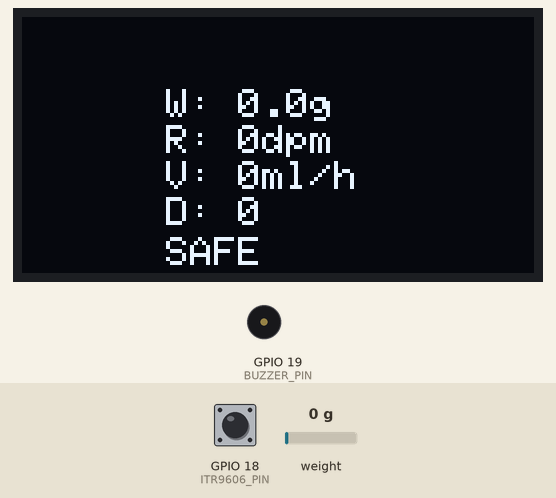
The sketch below on a simulated ESP32. On the bench: 128×64 one-colour display, buzzer (waves = sounding, pin HIGH). The test bench sets the inputs (shaded band); at power-on: weight on the scale 0 g, GPIO 18 (ITR9606_PIN) HIGH. WiFi joins after 1.5 s; servers stay silent unless stated; no MQTT or app messages arrive unless stated; what the sketch prints to the serial monitor is not drawn.

Above: at 5.2 s.
5.3 s: weight on the scale set to 2 g
6.8 s: GPIO 18 (ITR9606_PIN) pulled LOW for 1.15 s
At 9.0 s:
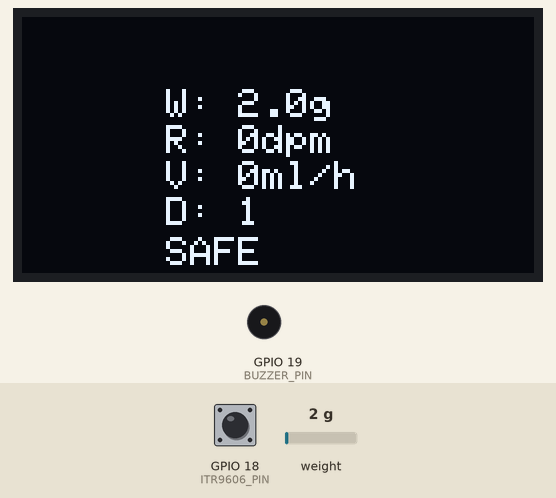
9.4 s: weight on the scale set to 100 g
At 10.8 s:
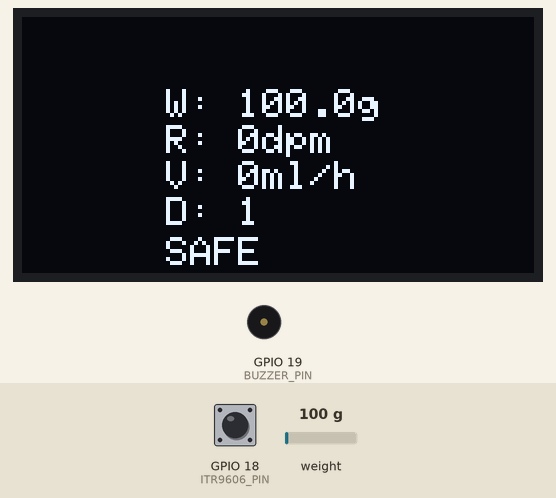
11.8 s: GPIO 18 (ITR9606_PIN) pulled LOW for 1.15 s
At 14.0 s:
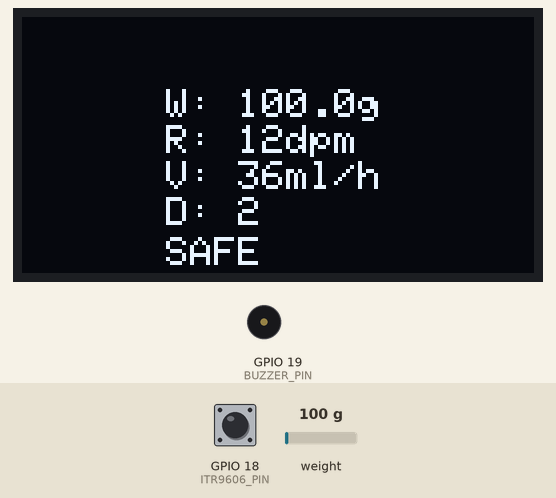
14.4 s: weight on the scale set to 1250 g
At 15.9 s:
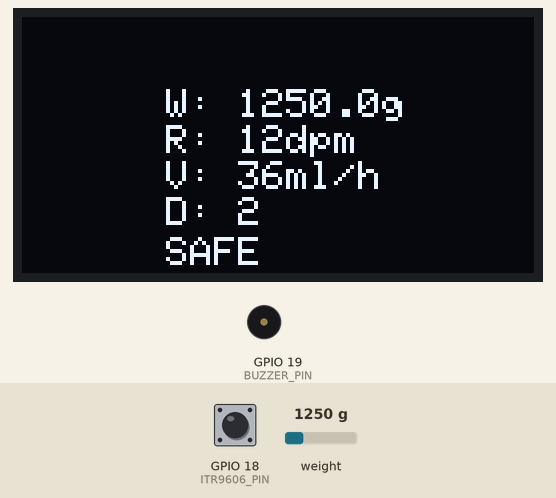
Timing chart, 0 to 17.4 s (numbered marks = the images above; inputs shaded):
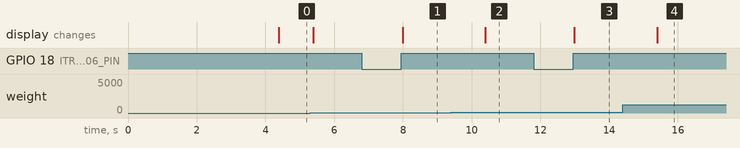

The sketch:

SmartInfusionMonitor.ino
```cpp
// Smart Infusion Monitoring System
// ESP32 + ITR9606 (IR drop sensor) + HX711 (load cell) + OLED 128x64 + Buzzer
// Cloud integration: ThingsBoard (MQTT) – optional Blynk support

/*
   Project Overview:
   • Monitor IV infusion rate (drops per minute) using ITR9606 infrared sensor.
   • Measure remaining fluid weight via 5 kg Load‑cell + HX711.
   • Display real‑time data on OLED 128×64.
   • Sound audible alarm when fluid level falls below critical threshold.
   • Push telemetry to cloud (ThingsBoard) – optionally Blynk.
   • ESP32‑DevKit V1 as the MCU.
*/

// ------------------------------------------------------------
// 1. Library Includes
// ------------------------------------------------------------
#include <Wire.h>
#include <Adafruit_GFX.h>
#include <Adafruit_SSD1306.h>
#include <HX711.h>
#include <WiFi.h>
#include <PubSubClient.h>          // MQTT for ThingsBoard
//#define ENABLE_BLYNK                // Uncomment to enable Blynk support
#ifdef ENABLE_BLYNK
#include <BlynkSimpleEsp32.h>
#endif

// ------------------------------------------------------------
// 2. Pin Definitions (match schematic)
// ------------------------------------------------------------
#define ITR9606_PIN      18   // IR drop sensor – external interrupt
#define HX711_DOUT_PIN   16   // HX711 data output
#define HX711_SCK_PIN    17   // HX711 clock
#define BUZZER_PIN       19   // Buzzer (via transistor)

// I2C defaults on ESP32: SDA = GPIO21, SCL = GPIO22 (OLED)
#define SCREEN_WIDTH   128
#define SCREEN_HEIGHT  64
#define OLED_RESET    -1   // No separate reset line

// ------------------------------------------------------------
// 3. Global Objects & Display States
// ------------------------------------------------------------
Adafruit_SSD1306 display(SCREEN_WIDTH, SCREEN_HEIGHT, &Wire, OLED_RESET);
HX711 scale;

// OLED refresh rate
const unsigned long OLED_REFRESH_INTERVAL = 200; // Refresh OLED every 200ms

// ------------------------------------------------------------
// 4. Configuration Parameters
// ------------------------------------------------------------
// Load‑cell calibration – adjust after real‑world tare/calibration
float CALIBRATION_FACTOR = 420.0;   // <-- calibrate with known weight

// Medical constants
const int DROPS_PER_ML = 20;        // Standard drip factor
const float CRITICAL_WEIGHT = 50.0; // Alert when < 50 g remaining

// Wi‑Fi / Cloud credentials – replace with real values
const char* WIFI_SSID     = "VIETSET_TECH";
const char* WIFI_PASSWORD = "vs68686868";

// ThingsBoard MQTT settings
const char* TB_SERVER   = "mqtt.eu.thingsboard.cloud"; // Change to your server
const int   TB_PORT     = 1883;
const char* TB_TOKEN    = "g3n3vvr1pwkK7DEEtsIp"; // Device token
WiFiClient espClient;
PubSubClient mqttClient(espClient);

#ifdef ENABLE_BLYNK
// Blynk authentication token – replace with your token
char BLYNK_AUTH[] = "YOUR_BLYNK_AUTH_TOKEN";
#endif

// ------------------------------------------------------------
// 5. Runtime Variables
// ------------------------------------------------------------
volatile unsigned long dropCount = 0;          // Total drops counted
volatile unsigned long lastDropTime = 0;       // Time of last drop (ms)
float currentFlowRateDPM = 0.0;                // Drops per minute
float currentFlowRateMLH = 0.0;                // Milliliters per hour
unsigned long lastUpdateSec = 0;              // OLED/Serial update timer
unsigned long lastBuzzerAlertTime = 0;        // Buzzer debounce timer
bool isBuzzerActive = false;                  // Alarm state flag

// ------------------------------------------------------------
// 6. Helper Functions
// ------------------------------------------------------------
// Render all 4 parameters on a single clean page
void drawPage(float weight, float dpm, float mlh, unsigned long drops, bool alert) {
  display.setTextColor(SSD1306_WHITE);
  display.setTextSize(1);

  // Viewport offsets for the 0.66" 64x48 OLED:
  // Maps physical columns 0-63 to GDDRAM columns 32-95
  // Maps physical rows 0-47 to GDDRAM rows 16-63
  const int x_offset = 32;
  const int y_offset = 16;
  const int x_margin = x_offset + 4; // Left margin of 4 pixels on physical glass

  // Row 1: Weight (WT)
  display.setCursor(x_margin, y_offset + 2);
  display.print(F("W: "));
  display.print(weight, 1);
  display.print(F("g"));

  // Row 2: Drip Rate (Rate)
  display.setCursor(x_margin, y_offset + 11);
  display.print(F("R: "));
  display.print((int)dpm);
  display.print(F("dpm"));

  // Row 3: Volume Rate (Vol)
  display.setCursor(x_margin, y_offset + 20);
  display.print(F("V: "));
  display.print((int)mlh);
  display.print(F("ml/h"));

  // Row 4: Total Drops (Drops)
  display.setCursor(x_margin, y_offset + 29);
  display.print(F("D: "));
  display.print(drops);

  // Footer status bar (always present at bottom of the page, text only)
  display.setCursor(x_margin, y_offset + 39);
  if (alert) {
    // Blink alert text
    if ((millis() / 300) % 2 == 0) {
      display.print(F("ALERT"));
    }
  } else {
    display.print(F("SAFE"));
  }
}

// Interrupt routine – called on each drop detection
void IRAM_ATTR countDropISR() {
  unsigned long now = millis();
  // Simple debounce: ignore drops <150 ms apart
  if (now - lastDropTime > 150) {
    dropCount++;
    unsigned long interval = now - lastDropTime;
    if (lastDropTime > 0 && interval > 0) {
      currentFlowRateDPM = 60000.0 / interval;              // DPM calculation
      currentFlowRateMLH = (currentFlowRateDPM * 60.0) / DROPS_PER_ML; // Convert to mL/h
    }
    lastDropTime = now;
  }
}

// Connect to Wi‑Fi (blocking until success)
void connectWiFi() {
  Serial.print(F("[WiFi] Connecting to ")); Serial.println(WIFI_SSID);
  WiFi.begin(WIFI_SSID, WIFI_PASSWORD);
  uint8_t attempts = 0;
  while (WiFi.status() != WL_CONNECTED && attempts < 30) {
    delay(500);
    Serial.print(F("."));
    attempts++;
  }
  if (WiFi.status() == WL_CONNECTED) {
    Serial.println(F("\n[WiFi] Connected! IP:"));
    Serial.println(WiFi.localIP());
  } else {
    Serial.println(F("\n[WiFi] Failed to connect. Proceeding in offline mode."));
  }
}

// MQTT reconnect logic for ThingsBoard (non-blocking)
bool mqttReconnect() {
  static unsigned long lastReconnectAttempt = 0;
  unsigned long now = millis();
  if (now - lastReconnectAttempt >= 5000) { // Try to connect every 5 seconds
    lastReconnectAttempt = now;
    Serial.print(F("[MQTT] Attempting connection... "));
    // Client ID can be any unique string – use MAC address
    String clientId = "ESP32-" + String(WiFi.macAddress());
    if (mqttClient.connect(clientId.c_str(), TB_TOKEN, NULL)) {
      Serial.println(F("connected"));
      return true;
    } else {
      Serial.print(F("failed, rc=")); Serial.print(mqttClient.state());
      Serial.println(F(", will try again in 5s"));
    }
  }
  return false;
}

// Publish telemetry payload to ThingsBoard
void publishTelemetry(float weight, float flowDPM, float flowMLH, unsigned long drops, bool alert) {
  // Build JSON payload – keep it lightweight
  String payload = "{";
  payload += "\"weight\":" + String(weight, 1) + ",";
  payload += "\"flow_dpm\":" + String(flowDPM, 1) + ",";
  payload += "\"flow_mlh\":" + String(flowMLH, 1) + ",";
  payload += "\"drops\":" + String(drops) + ",";
  payload += "\"alert\":" + String(alert ? "true" : "false");
  payload += "}";
  mqttClient.publish("v1/devices/me/telemetry", payload.c_str());
}

// ------------------------------------------------------------
// 7. Setup
// ------------------------------------------------------------
void setup() {
  Serial.begin(115200);
  Serial.println(F("=== Smart Infusion Monitor Initialization ==="));

  // Buzzer initialization
  pinMode(BUZZER_PIN, OUTPUT);
  digitalWrite(BUZZER_PIN, LOW);

  // IR drop sensor interrupt configuration
  pinMode(ITR9606_PIN, INPUT_PULLUP);
  attachInterrupt(digitalPinToInterrupt(ITR9606_PIN), countDropISR, RISING);

  // Initialize I2C with custom pins from schematic: SDA=21, SCL=22
  Wire.begin(21, 22);

  // OLED initialization
  if (!display.begin(SSD1306_SWITCHCAPVCC, 0x3C)) {
    Serial.println(F("[ERROR] OLED not found"));
    // Audible error beeps
    for (int i = 0; i < 3; i++) { digitalWrite(BUZZER_PIN, HIGH); delay(150); digitalWrite(BUZZER_PIN, LOW); delay(150); }
  } else {
    display.clearDisplay();
    display.setTextSize(1);
    display.setTextColor(SSD1306_WHITE);
    display.setCursor(0, 0);
    display.println(F("SMART INFUSION"));
    display.println(F("INITIALIZING..."));
    display.display();
  }

  // Load‑cell (HX711) init
  scale.begin(HX711_DOUT_PIN, HX711_SCK_PIN);
  delay(500);
  if (scale.is_ready()) {
    Serial.println(F("[OK] HX711 detected"));
    scale.set_scale(CALIBRATION_FACTOR);
    scale.tare(); // Zero the scale
    Serial.println(F("[OK] Tare completed"));
  } else {
    Serial.println(F("[ERROR] HX711 not detected"));
  }

  // Wi‑Fi & Cloud
  connectWiFi();
  mqttClient.setServer(TB_SERVER, TB_PORT);
#ifdef ENABLE_BLYNK
  Blynk.config(BLYNK_AUTH);
#endif

  // Short pause before main loop
  delay(1000);
  display.clearDisplay();
}

// ------------------------------------------------------------
// 8. Main Loop
// ------------------------------------------------------------
void loop() {
  unsigned long now = millis();

  // Keep MQTT connection alive (if Wi‑Fi is up)
  if (WiFi.status() == WL_CONNECTED) {
    if (!mqttClient.connected()) {
      mqttReconnect();
    } else {
      mqttClient.loop();
    }
  }

#ifdef ENABLE_BLYNK
  Blynk.run();
#endif

  // ----- Read Load‑cell (once per second) -----
  static float remainingWeight = 0.0;
  static unsigned long lastScaleRead = 0;
  if (now - lastScaleRead >= 1000) {
    lastScaleRead = now;
    if (scale.is_ready()) {
      remainingWeight = scale.get_units(3); // Average 3 readings (non-blocking enough)
      if (remainingWeight < 0) remainingWeight = 0.0;
    } else {
      Serial.println(F("[WARN] Load cell not ready"));
    }
  }

  // ----- Detect idle (no drops) -----
  if (now - lastDropTime > 8000) { // 8 s without a drop → stop flow
    currentFlowRateDPM = 0.0;
    currentFlowRateMLH = 0.0;
  }

  // ----- Alarm handling -----
  bool lowLevelAlert = false;
  if (remainingWeight > 5.0 && remainingWeight < CRITICAL_WEIGHT) {
    lowLevelAlert = true;
    if (now - lastBuzzerAlertTime > 3000) { // 3‑s beep cycle
      // Two short beeps
      digitalWrite(BUZZER_PIN, HIGH); delay(100);
      digitalWrite(BUZZER_PIN, LOW);  delay(100);
      digitalWrite(BUZZER_PIN, HIGH); delay(100);
      digitalWrite(BUZZER_PIN, LOW);
      lastBuzzerAlertTime = now;
      isBuzzerActive = true;
    }
  } else {
    digitalWrite(BUZZER_PIN, LOW);
    isBuzzerActive = false;
  }

  // ----- Serial output (once per second) -----
  if (now - lastUpdateSec >= 1000) {
    Serial.print(F("Weight: ")); Serial.print(remainingWeight, 1); Serial.print(F(" g | "));
    Serial.print(F("Flow: ")); Serial.print(currentFlowRateDPM, 1); Serial.print(F(" DPM | "));
    Serial.print(F("Vol: ")); Serial.print(currentFlowRateMLH, 1); Serial.print(F(" ml/h | "));
    Serial.print(F("Drops: ")); Serial.println(dropCount);
    lastUpdateSec = now;
  }

  // ----- OLED display update (every 200ms for smooth status bar blinking) -----
  static unsigned long lastOledRefreshTime = 0;
  if (now - lastOledRefreshTime >= OLED_REFRESH_INTERVAL) {
    lastOledRefreshTime = now;
    display.clearDisplay();
    drawPage(remainingWeight, currentFlowRateDPM, currentFlowRateMLH, dropCount, isBuzzerActive);
    display.display();
  }

  // ----- Cloud telemetry (every 5 s) -----
  static unsigned long lastTelemetry = 0;
  if (now - lastTelemetry >= 5000 && WiFi.status() == WL_CONNECTED) {
    publishTelemetry(remainingWeight, currentFlowRateDPM, currentFlowRateMLH, dropCount, lowLevelAlert);
    lastTelemetry = now;
  }
}

/*
   End of SmartInfusionMonitor.ino
*/
```

Measured:
- after the input at 6.8 s, the display: changes after 1.2 s (image 1)
- after the input at 9.4 s, the display: changes after 0.99 s (image 2)
- after the input at 11.8 s, the display: changes after 1.2 s (image 3)
- after the input at 14.4 s, the display: changes after 0.99 s (image 4)
